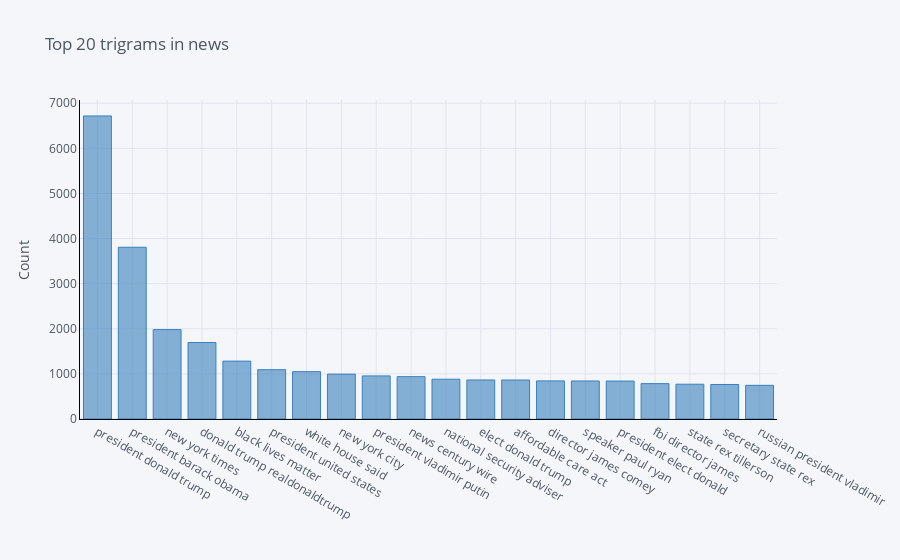

Here is the notebook cell this chart was saved with:
### Code cell
#Function to get top trigram words
def get_top_n_trigram(corpus, n=None):
    vec = CountVectorizer(ngram_range=(3, 3), stop_words='english').fit(corpus)
    bag_of_words = vec.transform(corpus)
    sum_words = bag_of_words.sum(axis=0) 
    words_freq = [(word, sum_words[0, idx]) for word, idx in vec.vocabulary_.items()]
    words_freq =sorted(words_freq, key = lambda x: x[1], reverse=True)
    return words_freq[:n]

#Calling function and return only top 20 words
common_words = get_top_n_trigram(combined['text'], 20)

#Printing word and their respective frequencies
for word, freq in common_words:
    print(word, freq)

#Creating a dataframe with words and count
df6 = pd.DataFrame(common_words, columns = ['news' , 'count'])

#Grouping the words and plotting their frequencies
df6.groupby('news').sum()['count'].sort_values(ascending=False).iplot(
    kind='bar',yTitle='Count', linecolor='black',color="blue", title='Top 20 trigrams in news')

### Figure 1 — Plotly figure (JSON) as saved in the notebook; plotly's stock layout.template omitted (floating-point values rounded to 4 significant figures)
{"data": [{"name": "count", "text": "", "y": [6717, 3807, 1981, 1695, 1283, 1093, 1050, 995, 955, 939, 882, 865, 864, 845, 843, 841, 784, 771, 765, 746], "marker": {"color": "rgba(55, 128, 191, 0.6)", "line": {"color": "rgba(55, 128, 191, 1.0)", "width": 1}}, "x": ["president donald trump", "president barack obama", "new york times", "donald trump realdonaldtrump", "black lives matter", "president united states", "white house said", "new york city", "president vladimir putin", "news century wire", "national security adviser", "elect donald trump", "affordable care act", "director james comey", "speaker paul ryan", "president elect donald", "fbi director james", "state rex tillerson", "secretary state rex", "russian president vladimir"], "type": "bar", "orientation": "v"}], "layout": {"title": {"text": "Top 20 trigrams in news", "font": {"color": "#4D5663"}}, "paper_bgcolor": "#F5F6F9", "plot_bgcolor": "#F5F6F9", "yaxis": {"tickfont": {"color": "#4D5663"}, "title": {"text": "Count", "font": {"color": "#4D5663"}}, "showgrid": true, "zerolinecolor": "#E1E5ED", "gridcolor": "#E1E5ED", "linecolor": "black"}, "xaxis": {"tickfont": {"color": "#4D5663"}, "title": {"text": "", "font": {"color": "#4D5663"}}, "showgrid": true, "zerolinecolor": "#E1E5ED", "gridcolor": "#E1E5ED", "linecolor": "black"}, "legend": {"bgcolor": "#F5F6F9", "font": {"color": "#4D5663"}}}}
